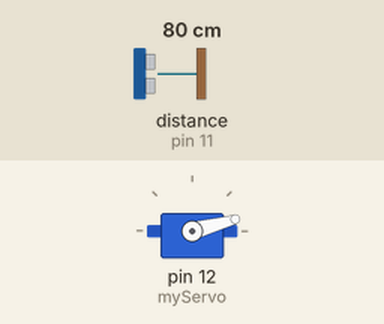
Simulated run of this sketch. Board: Arduino Uno, built with avr-gcc and run on an emulated ATmega328P. Shown: servo. Wiring (inferred from the names in the program): ultrasonic range finder: trigger pin 10; echo pin 11. The inputs (shaded band) are chosen by the test bench; at power-on: distance to the obstacle (sensor on pin 11) 80 cm. The echo pulse lasts 58.3 µs per cm; what the sketch prints to the serial monitor is not drawn.

Above: at 0.01 s.
1.3 s: distance to the obstacle (sensor on pin 11) set to 2 cm
At 4.11 s:
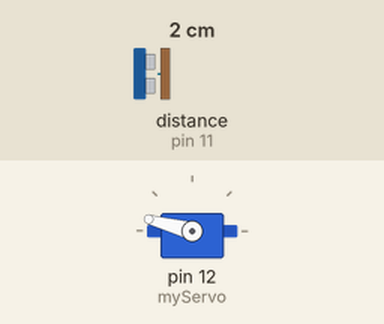
4.3 s: distance to the obstacle (sensor on pin 11) set to 299 cm
At 4.53 s:
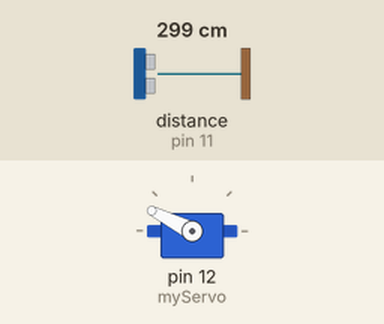
7.3 s: distance to the obstacle (sensor on pin 11) set to 4 cm
At 7.8 s:
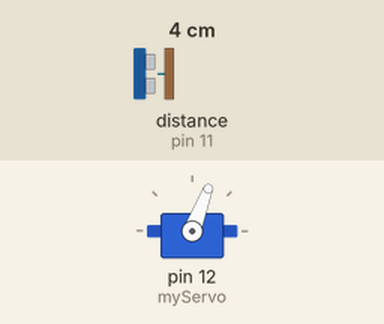
10.3 s: distance to the obstacle (sensor on pin 11) set to 60 cm
13.3 s: distance to the obstacle (sensor on pin 11) set to 168 cm
Timing chart, 0 to 17.3 s (numbered marks = the images above; inputs shaded):
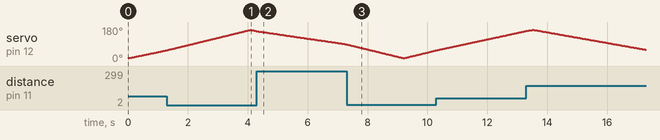

The sketch:

radar.ino
```cpp
#include <Servo.h>
const int trigPin = 10;
const int echoPin = 11;
long duration;
int distance;
Servo myServo;

void setup() {
  pinMode(trigPin, OUTPUT);
  pinMode(echoPin, INPUT);
  Serial.begin(9600);
  myServo.attach(12);
}

void loop() {
  for(int i = 15; i <= 165; i++) {
    myServo.write(i);
    delay(25);
    distance = calculateDistance();
    Serial.print(i);
    Serial.print(",");
    Serial.print(distance);
    Serial.print(".");
  }

  for(int i = 165; i > 15; i--) {
    myServo.write(i);
    delay(25);
    distance = calculateDistance();
    Serial.print(i);
    Serial.print(",");
    Serial.print(distance);
    Serial.print(".");
  }
}

int calculateDistance() {
  digitalWrite(trigPin, LOW);
  delayMicroseconds(2);
  digitalWrite(trigPin, HIGH);
  delayMicroseconds(1);
  digitalWrite(trigPin, LOW);
  duration = pulseIn(echoPin, HIGH);
  distance = duration * 0.034 / 2;
  return distance;
}
```

Measured:
- by itself, servo on pin 12 (myServo): rises from 159° to 165° in 0.18 s, then falls to 60° in 3.8 s
